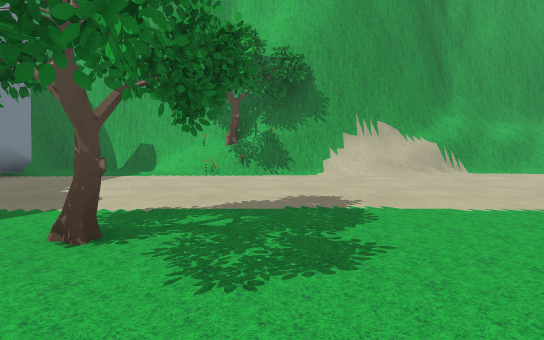
[1] (above)

22 first-person views from a walk through a scene from a Unity 3-D project. The camera is 1.5 m above the floor, tilts 4° down and sees 75° across. The floor is counted in squares, 2 m on a side. Each view is taken from the middle of a square. On the plan, view 1 faces up. The plan holds only what a view shows up to about 11 squares ahead; the rest is blank. The place goes on beyond the plan. The player character is not drawn. Some surface patterns are stand-ins.

[2]
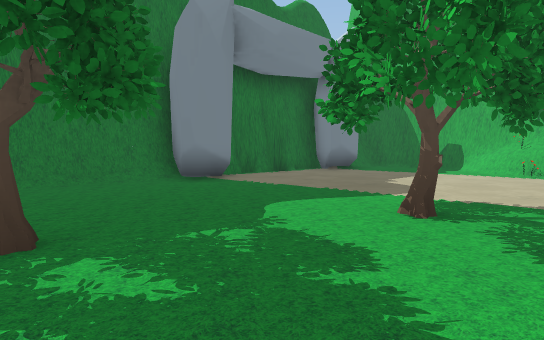

[3]
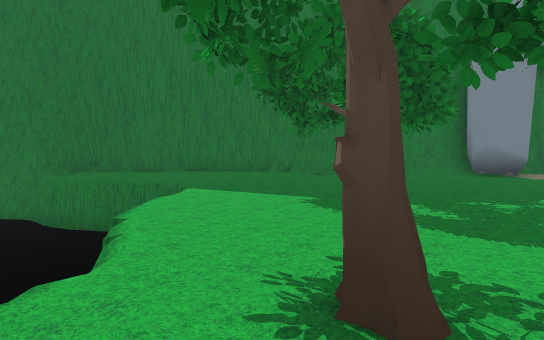

[4]
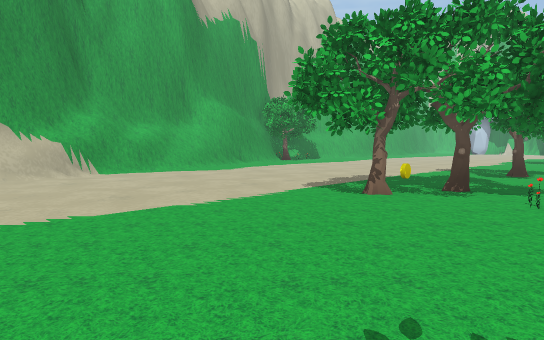

[5]
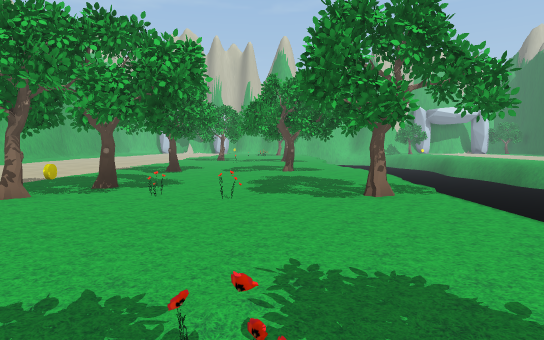

[6]
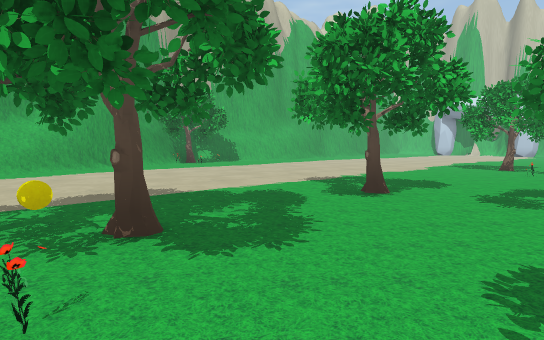

[7]
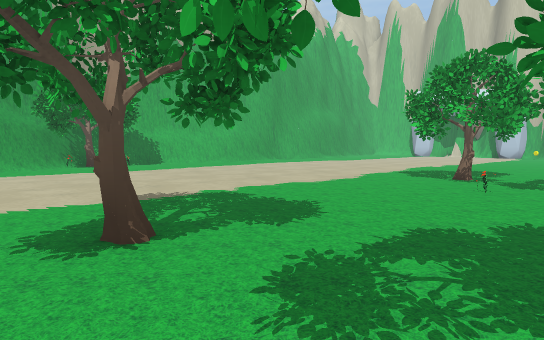

[8]
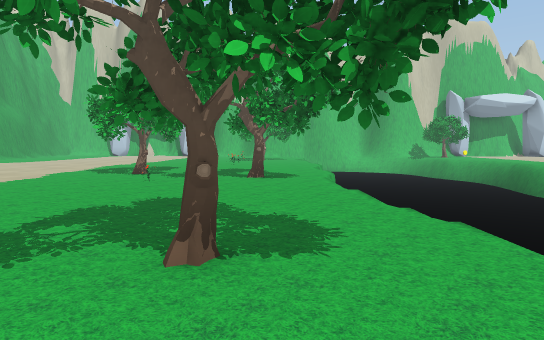

[9]
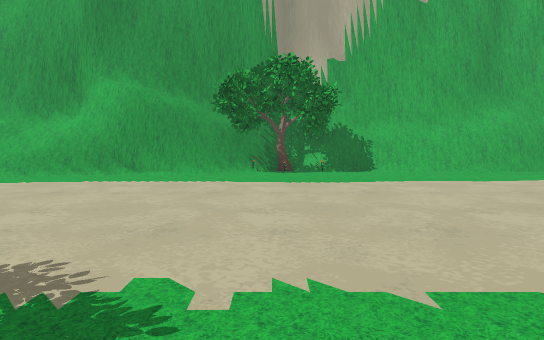

[10]
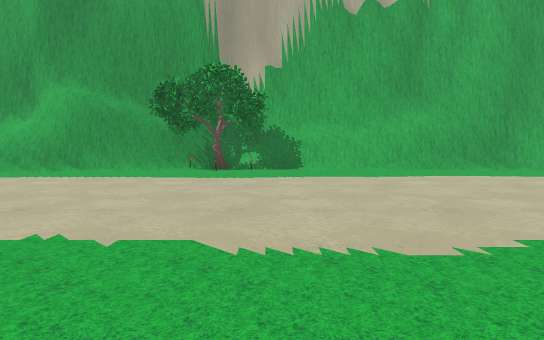

[11]
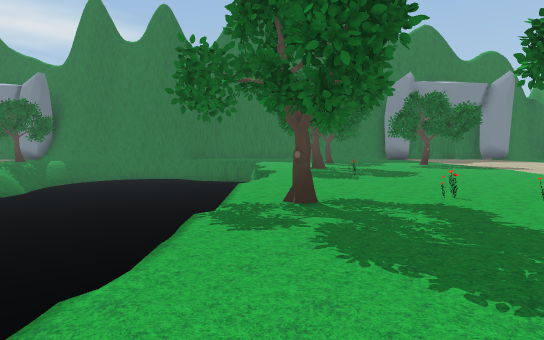

[12]
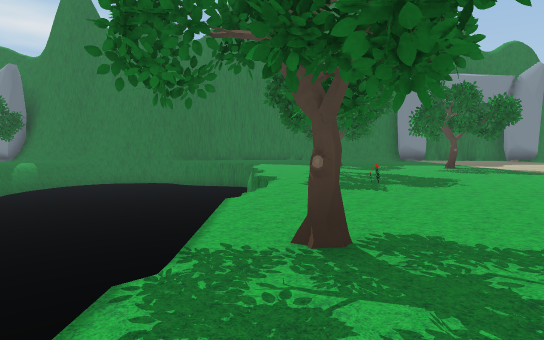

[13]
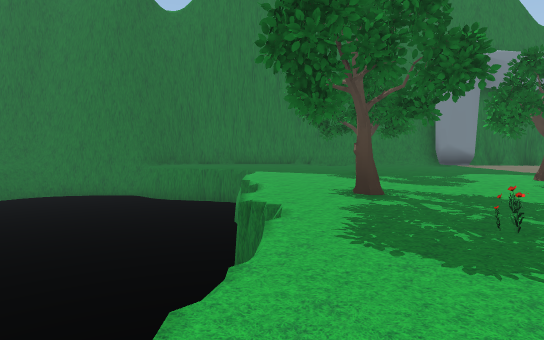

[14]
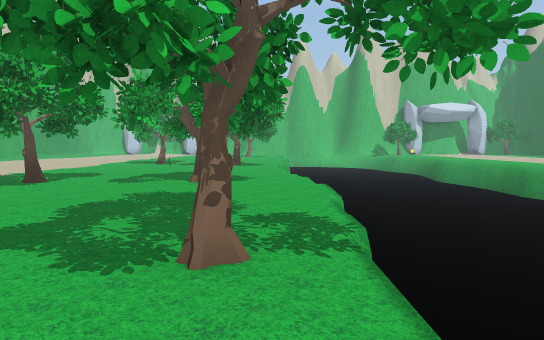

[15]
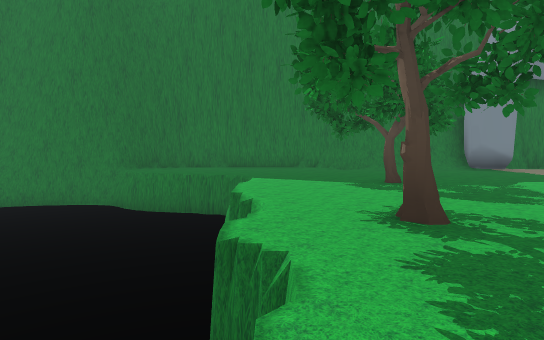

[16]
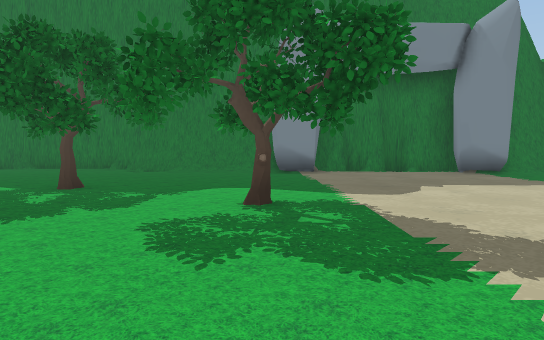

[17]
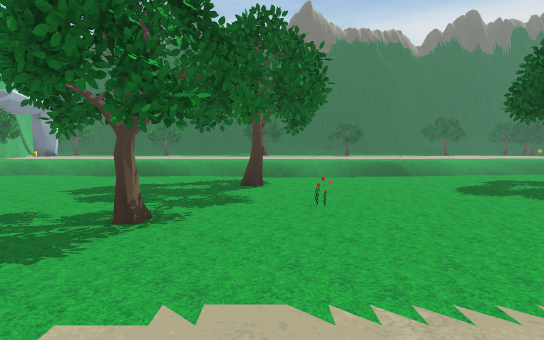

[18]
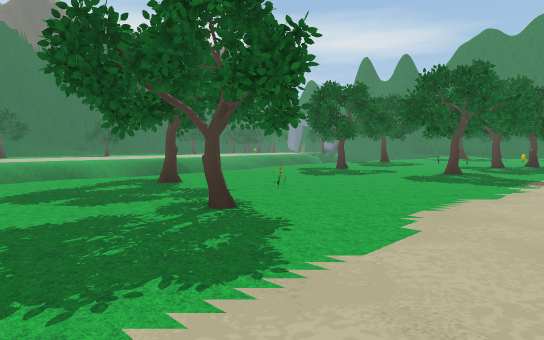

[19]
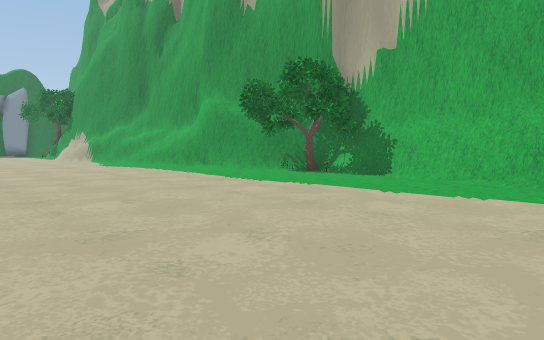

[20]
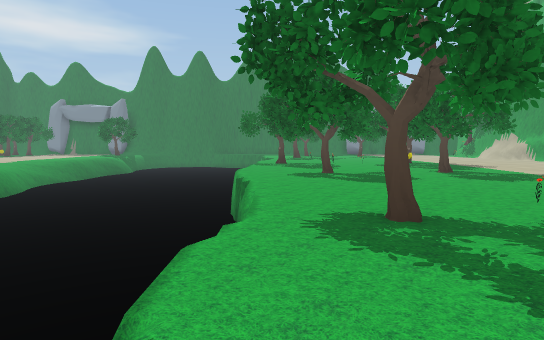

[21]
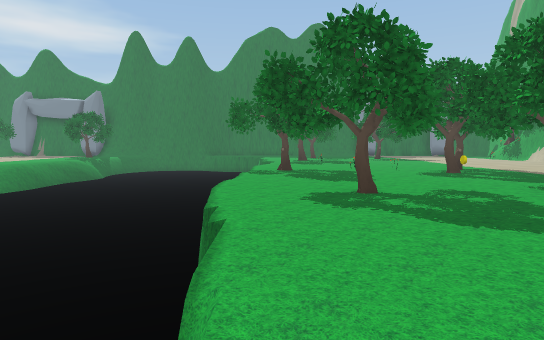

[22]
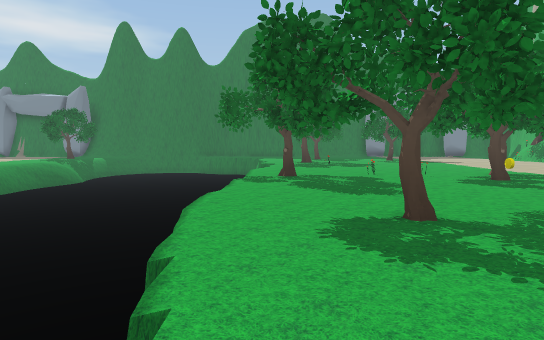

### Floor plan
Key: @ floor where view 1 was taken; # wall or solid block; . floor; / step, stairs or slope; = window, fence, low wall or low ledge; ≈ water the walk keeps out of; O other object.
Columns run from 9 left of view 1 to 22 right of it. Each row starts with its distance up from view 1.
 13                        ######
 12                     ####O...####
 11   ######        #####...........
 10   #...####  #####/..............
  9   O.....######..................
  8  #O.............................
  7  ##.............................
  6  #..............................
  5  #..............................
  4  #O.....O.......................
  3  #O....O.......OOO..............
  2  #/..............O...OO.....O...
  1  #/.............=............O..
  0  #/...O..@......=...............
 -1  #/.........=.........O.........
 -2 ##........O..........O.....O....
 -3 #..........≈≈...O...............
 -4 #....≈≈≈≈≈≈≈≈ ≈≈≈≈≈≈≈≈≈≈≈≈  ≈≈≈
 -5 ##..≈≈≈≈≈≈≈≈≈≈≈≈≈≈≈≈≈≈≈≈≈≈≈≈
 -6  #..≈≈≈≈≈≈≈≈≈≈≈≈≈≈≈≈≈≈≈≈≈≈≈≈≈≈≈
 -7  #. ≈≈≈≈≈≈≈≈≈≈≈≈≈≈≈≈≈≈≈≈≈≈≈≈≈≈≈
 -8  ##≈≈≈≈≈≈≈≈≈≈≈≈≈≈≈≈≈≈≈≈≈≈≈≈≈≈≈≈
 -9   #≈≈≈≈≈≈≈≈≈≈≈≈≈≈≈≈≈≈≈≈≈≈≈  ≈≈≈
-10   #≈≈≈≈ ≈≈≈≈≈ ≈≈≈≈≈ ≈≈≈≈≈≈   ≈≈

Positions as (right, up) in squares from view 1, and headings:
1: (0, 0), facing up
2: (0, -1), facing up-left
3: (2, -2), facing left
4: (2, 0), facing up-right
5: (2, -1), facing right
6: (7, -1), facing up-right
7: (11, -1), facing up-right
8: (10, -2), facing right
9: (15, 2), facing up
10: (17, 1), facing up
11: (12, -3), facing left
12: (10, -3), facing left
13: (6, -3), facing left
14: (5, -3), facing right
15: (4, -3), facing left
16: (3, 3), facing left
17: (18, 5), facing down
18: (22, 5), facing down-left
19: (22, 4), facing up-left
20: (22, -3), facing left
21: (18, -3), facing left
22: (16, -3), facing left
